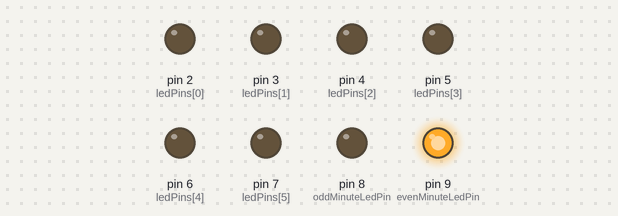
Recording of a sketch running on a simulated Arduino Uno, built with avr-gcc and run on an emulated ATmega328P. On the bench: output pins drawn as LEDs (lit = HIGH).

Above: at 0.1 s.
At 4.1 s:
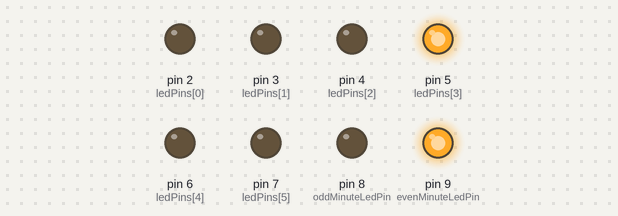
At 9.1 s:
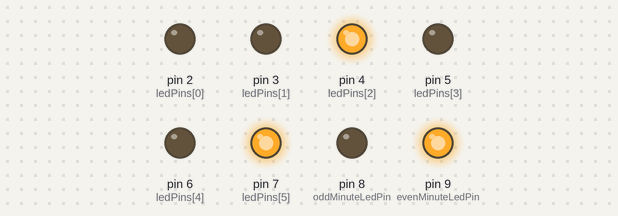
At 19.1 s:
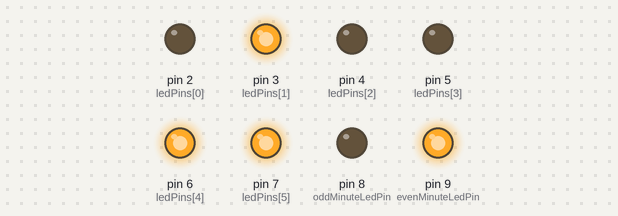
At 28.1 s:
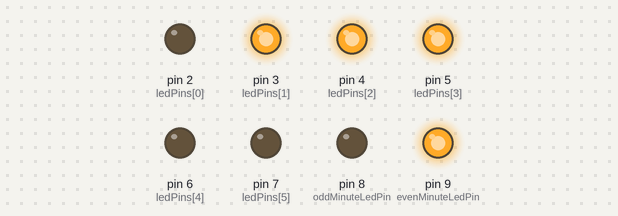
At 38.1 s:
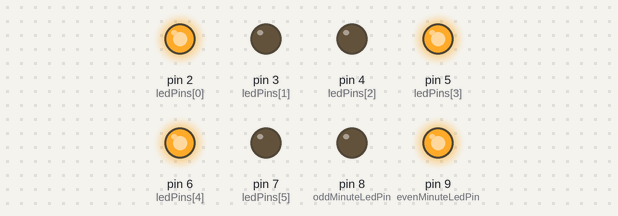
Timing chart, 0 to 40.0 s (numbered marks = the images above):
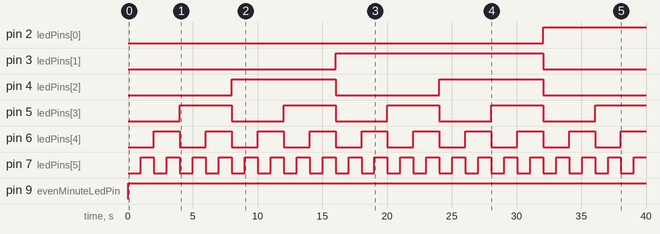

The sketch:

HW11.ino
```cpp
const int ledPins[6] = {2, 3, 4, 5, 6, 7};
const int oddMinuteLedPin = 8;
const int evenMinuteLedPin = 9;

void setup() {
  for (int i = 0; i < 6; i++) {
    pinMode(ledPins[i], OUTPUT);
  }
  pinMode(oddMinuteLedPin, OUTPUT);
  pinMode(evenMinuteLedPin, OUTPUT);


  for (int i = 0; i < 6; i++) {
    digitalWrite(ledPins[i], LOW);
  }
  digitalWrite(oddMinuteLedPin, LOW);
  digitalWrite(evenMinuteLedPin, LOW);
}

void loop() {
  unsigned long currentMillis = millis();
  int elapsedMinutes = (currentMillis / 1000) / 60;  // 已经过的分钟数
  int currentMinute = elapsedMinutes % 60;          // 当前分钟数（限制在 0-59）

  int currentSecond = (currentMillis / 1000) % 60;  // 当前秒数（限制在 0-59）

  // Update the binary display of the seconds LED
  for (int i = 0; i < 6; i++) {
    int bitValue = (currentSecond >> i) & 1;  // 提取秒数的二进制位
    digitalWrite(ledPins[5 - i], bitValue);  // 更新对应 LED 的状态
  }

  // Updated odd and even minute LEDs
  if (currentMinute % 2 == 0) {  // 双数分钟
    digitalWrite(oddMinuteLedPin, LOW);
    digitalWrite(evenMinuteLedPin, HIGH);
  } else {  // 单数分钟
    digitalWrite(oddMinuteLedPin, HIGH);
    digitalWrite(evenMinuteLedPin, LOW);
  }

  delay(100);
}
```

Measured:
- by itself, pin 2 (ledPins[0]): LOW → HIGH at 32.1 s
- by itself, pin 3 (ledPins[1]): LOW → HIGH at 16.0 s, → LOW 16.0 s later
- by itself, pin 4 (ledPins[2]): alternates HIGH for 8.0 s and LOW for 8.0 s
- by itself, pin 5 (ledPins[3]): alternates HIGH for 4.0 s and LOW for 4.0 s
- by itself, pin 6 (ledPins[4]): alternates HIGH for 2.0 s and LOW for 2.0 s
- by itself, pin 7 (ledPins[5]): alternates HIGH for 1.0 s and LOW for 1.0 s
- by itself, pin 9 (evenMinuteLedPin): LOW → HIGH at 0.00 s
